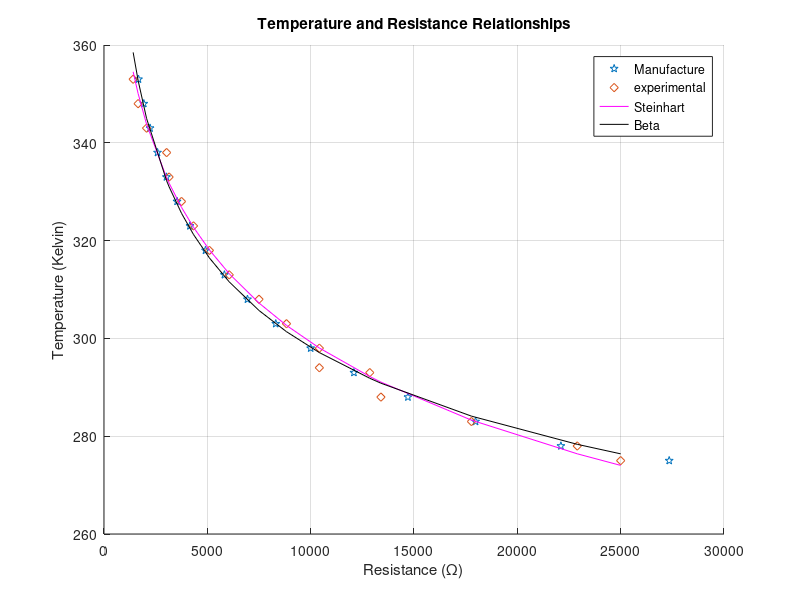

Source code (MATLAB):
clear; clc
format short

%finding cubic constants for thermistor NTCLE413E2103F102L
%using Steinhart-Hart equation

%create matrix for tested temperature in K
temp = zeros(1,16);
for i = 1:16
    temp(1,i) = (i*5)+273;
end

%inserting non-incremental temperature values
temp = [temp(1:4), 21+273, temp(5:end)];
temp = [temp(1:0), 275, temp(1:end)];
invertT = 1./temp;

%resistance reading
resistance = [25, 22.9, 17.78, 13.4, 12.86, 10.42, 10.42, 8.83, 7.5, 6.06,... 
              5.10, 4.33, 3.75, 3.15, 3.03, 2.06, 1.65, 1.41];
resistance = resistance.*1000;

%natural log of resistance from Steinhart
rNorm = log(resistance);

%characteristics x matrix
x = zeros(18,3);
for i = 1:18
    x(i, :) = [1, rNorm(i), rNorm(i)^3];
end

invertT = invertT';

%polynomial constants
a = x\invertT;


%finding coefficients of beta parameter
rNormBeta = log(resistance./resistance(6));
betaX = zeros(18,2);
for i = 1:18
    betaX(i, :) = [1, rNormBeta(i)];
end
b = betaX\invertT;

%plotting
figure
hold on
manR = [27.348, 22.108, 17.979, 14.706, 12.094, 10, ...
        8.311, 6.941, 5.825, 4.911, 4.158, 3.536, 3.02 ...
        2.589, 2.228, 1.925, 1.668];
manR = manR.*1000;
manTemp = temp;
manTemp(6) = [];
betaTemp = 1./(betaX*b);
steinhartTemp = 1./(x*a);
plot(manR, manTemp, 'p');
plot(resistance, temp, 'd');
plot(resistance,steinhartTemp,'m');
plot(resistance, betaTemp, 'k');
xlabel('Resistance (\Omega)');
ylabel('Temperature (Kelvin)');
grid on
title('Temperature and Resistance Relationships')
legend('Manufacture','experimental','Steinhart', 'Beta', 'Location','best')